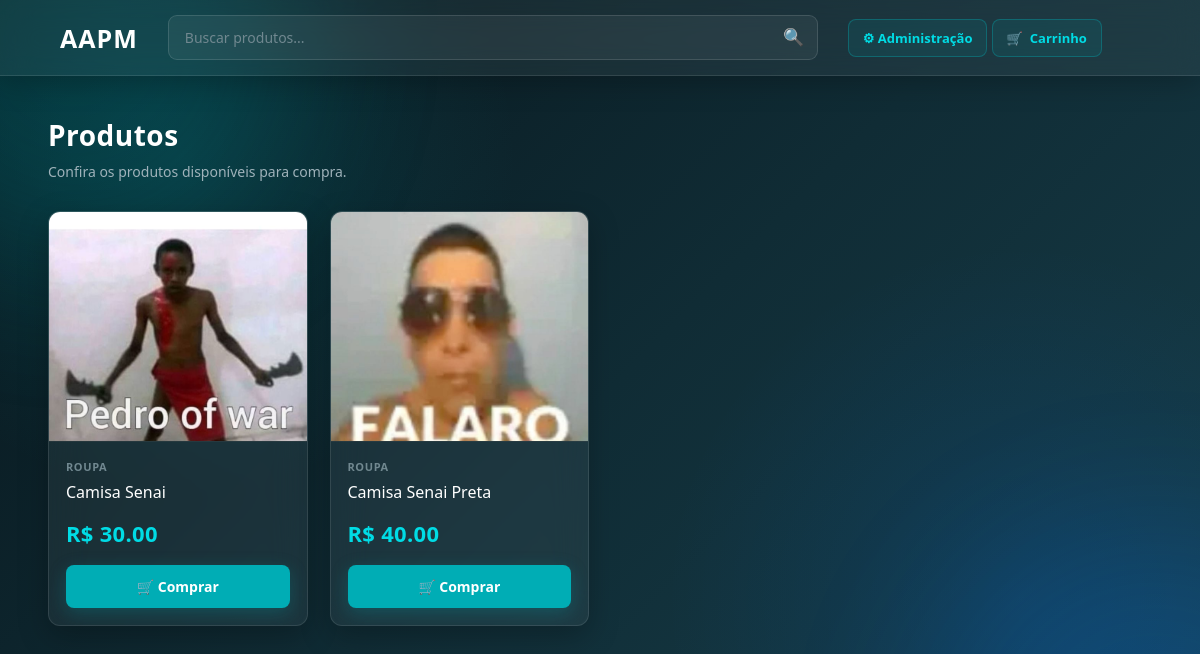
/produtos/ (signed in), run on an earlier commit of the app's database.
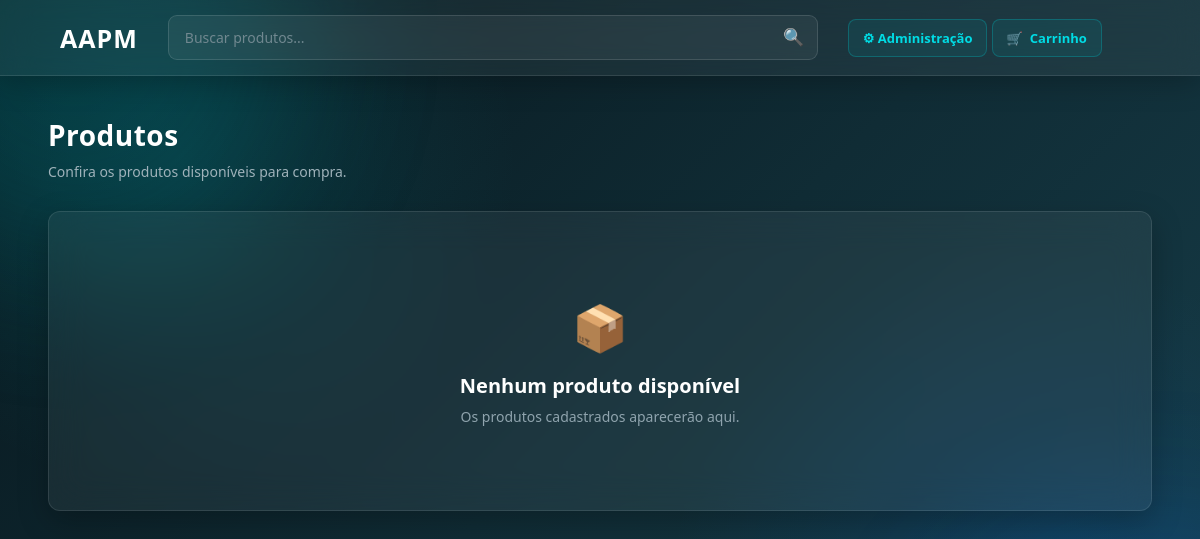
And on a later commit of the database.
### app/models/produto.py (models this page shows, shortened)
class Produto(Base):
    __tablename__ = "produtos"
    id = Column(Integer, primary_key=True, autoincrement=True, index=True)
    nome = Column(String(150), nullable=False, index=True)
    preco = Column(Float, nullable=False, default=0.0)
    estoque_atual = Column(Integer, nullable=False, default=0)
    ativo = Column(Boolean, default=True)
    imagem_path = Column(String(255), nullable=True)
    categoria_id = Column(Integer, ForeignKey("categorias.id", ondelete="SET NULL"), nullable=True )
    categoria = relationship("Categoria", back_populates="produtos")

### app/models/categoria.py (models this page shows)
class Categoria(Base):
    __tablename__ = "categorias"
    id = Column(Integer, primary_key=True, autoincrement=True, index=True)
    nome = Column(String(100), nullable=False, unique=True)
    ativo = Column(Boolean, default=True)
    produtos = relationship("Produto", back_populates="categoria", lazy="select")

### app/controllers/produto_controller.py (the view)
@router.get("/")
def listar_produtos(
    request: Request,
    busca: str = "",
    categoria_id: int = 0,       # 0 = todas as categorias
    db: Session = Depends(get_db),
    usuario = Depends(get_usuario_logado)
):
    query = db.query(Produto).filter(Produto.ativo == True)
    if busca:
        query = query.filter(Produto.nome.ilike(f"%{busca}%"))
    if categoria_id:
        query = query.filter(Produto.categoria_id == categoria_id)
    produtos    = query.order_by(Produto.nome).all()
    categorias  = db.query(Categoria).filter(Categoria.ativo == True).all()
    return templates.TemplateResponse(
        request,
        "produtos/index.html",
        {
            "request":      request,
            "usuario":      usuario,
            "produtos":     produtos,
            "categorias":   categorias,
            "busca":        busca,
            "categoria_id": categoria_id,
        }
    )

### app/templates/produtos/index.html (shortened to what this page needs)
<!DOCTYPE html>
<html lang="pt-br">
<head>
    <link
        rel="stylesheet"
        href="/static/produtos-css/index.css"
    >
</head>
<body>
    <header class="topo">
        <div class="logo">
            AAPM
        </div>
        <div class="barra-pesquisa">
            <input
                type="text"
                placeholder="Buscar produtos..."
            >
            <button type="button">
                🔍
            </button>
        </div>
        <div class="acoes">
            <a
                href="/produtos/form"
                class="botao-admin"
            >
                ⚙ Administração
            </a>
            <a
                href="#"
                class="carrinho"
            >
                🛒
                <span>
                    Carrinho
                </span>
            </a>
        </div>
    </header>
    <main class="container">
        <div class="titulo">
            <h1>
                Produtos
            </h1>
            <p>
                Confira os produtos disponíveis para compra.
            </p>
        </div>
        <section class="produtos-grid">
            {% for produto in produtos %}
                <div class="produto-card">
                    <div class="produto-imagem">
                        {% if produto.imagem_path %}
                            <img
                                src="/static/{{ produto.imagem_path }}"
                                alt="{{ produto.nome }}"
                            >
                        {% else %}
                            <img
                                src="/static/uploads/produto-generico.png"
                                alt="Imagem padrão"
                            >
                        {% endif %}
                    </div>
                    <div class="produto-info">
                        {% if produto.categoria %}
                            <div class="produto-categoria">
                                {{ produto.categoria.nome }}
                            </div>
                        {% endif %}
                        <h2 class="produto-nome">
                            {{ produto.nome }}
                        </h2>
                        <div class="produto-preco">
                            R$ {{ "%.2f"|format(produto.preco) }}
                        </div>
                        <button
                            class="botao-comprar"
                            type="button"
                        >
                            🛒 Comprar
                        </button>
                    </div>
                </div>
            {% endfor %}
            {% if not produtos %}
                <div class="sem-produtos">
                    <div class="sem-produtos-icone">
                        📦
                    </div>
                    <h2>
                        Nenhum produto disponível
                    </h2>
                    <p>
                        Os produtos cadastrados aparecerão aqui.
                    </p>
                </div>
            {% endif %}
        </section>
    </main>
</body>
</html>

### app/static/produtos-css/index.css (style rules this page uses)
* { margin: 0; padding: 0; box-sizing: border-box; }
html { scroll-behavior: smooth; }
body { min-height: 100vh; font-family: 'Segoe UI', Tahoma, Geneva, Verdana, sans-serif; color: #ffffff; background: radial-gradient( circle at 15% 20%, rgba(0, 173, 181, 0.15), transparent 28% ), radial-gradient( circle at 85% 75%, rgba(0, 119, 255, 0.12), transparent 30% ), linear-gradient( 135deg, #07151b, #102c35, #173f4c ); overflow-x: hidden; }
body::before, body::after { content: ""; position: fixed; width: 450px; height: 450px; border-radius: 50%; pointer-events: none; filter: blur(80px); opacity: 0.18; z-index: -1; animation: fluido 14s ease-in-out infinite alternate; }
body::before { top: -180px; left: -150px; background: #00adb5; }
body::after { right: -180px; bottom: -180px; background: #0077ff; animation-delay: -5s; }
.topo { width: 100%; min-height: 75px; padding: 15px 5%; display: flex; align-items: center; gap: 30px; background: rgba(255, 255, 255, 0.055); backdrop-filter: blur(16px); -webkit-backdrop-filter: blur(16px); border-bottom: 1px solid rgba(255, 255, 255, 0.10); box-shadow: 0 5px 30px rgba(0, 0, 0, 0.25); position: sticky; top: 0; z-index: 100; }
.logo { font-size: 25px; font-weight: 700; letter-spacing: 1px; color: #ffffff; white-space: nowrap; }
.barra-pesquisa { flex: 1; max-width: 650px; height: 45px; display: flex; align-items: center; background: rgba(255, 255, 255, 0.055); border: 1px solid rgba(255, 255, 255, 0.13); border-radius: 9px; overflow: hidden; transition: 0.25s ease; }
.barra-pesquisa input { width: 100%; height: 100%; padding: 0 16px; background: transparent; border: none; outline: none; color: #ffffff; font-family: inherit; font-size: 14px; }
.barra-pesquisa input::placeholder { color: #718890; }
.barra-pesquisa button { width: 50px; height: 100%; border: none; background: transparent; color: #b0bec5; cursor: pointer; font-size: 17px; transition: 0.25s ease; }
.carrinho { display: inline-flex; align-items: center; justify-content: center; gap: 7px; padding: 9px 14px; background: rgba(0, 173, 181, 0.10); border: 1px solid rgba(0, 173, 181, 0.35); border-radius: 8px; color: #00dce5; text-decoration: none; font-size: 13px; font-weight: 600; white-space: nowrap; transition: 0.3s ease; }
.botao-admin { display: inline-flex; align-items: center; justify-content: center; padding: 9px 14px; background: rgba(0, 173, 181, 0.10); border: 1px solid rgba(0, 173, 181, 0.35); border-radius: 8px; color: #00dce5; text-decoration: none; font-size: 13px; font-weight: 600; white-space: nowrap; transition: 0.3s ease; }
.container { width: 92%; max-width: 1400px; margin: 40px auto; padding-bottom: 40px; }
.titulo { margin-bottom: 30px; }
.titulo h1 { margin-bottom: 8px; color: #ffffff; font-size: 28px; font-weight: 600; letter-spacing: 0.5px; }
.titulo p { color: #9fb2ba; font-size: 14px; font-weight: 400; }
.produtos-grid { display: grid; grid-template-columns: repeat( auto-fill, minmax(220px, 1fr) ); gap: 22px; }
.sem-produtos { grid-column: 1 / -1; min-height: 300px; padding: 40px; display: flex; flex-direction: column; align-items: center; justify-content: center; text-align: center; background: rgba(255, 255, 255, 0.055); backdrop-filter: blur(18px); -webkit-backdrop-filter: blur(18px); border: 1px solid rgba(255, 255, 255, 0.10); border-radius: 12px; box-shadow: 0 10px 30px rgba(0, 0, 0, 0.25); }
.sem-produtos-icone { margin-bottom: 15px; color: #718890; font-size: 45px; }
.sem-produtos h2 { margin-bottom: 8px; color: #ffffff; font-size: 20px; font-weight: 600; }
.sem-produtos p { color: #90a4ae; font-size: 14px; }

What changed in the data, as far as the page shows it:
removed Produto: imagem_path (picture), categoria.nome "ROUPA", nome "Camisa Senai", preco "30.00"
removed Produto: imagem_path (picture), categoria.nome "ROUPA", nome "Camisa Senai Preta", preco "40.00"
Also different on the page:
text now shown: "📦 Nenhum produto disponível Os produtos cadastrados aparecerão aqui."
